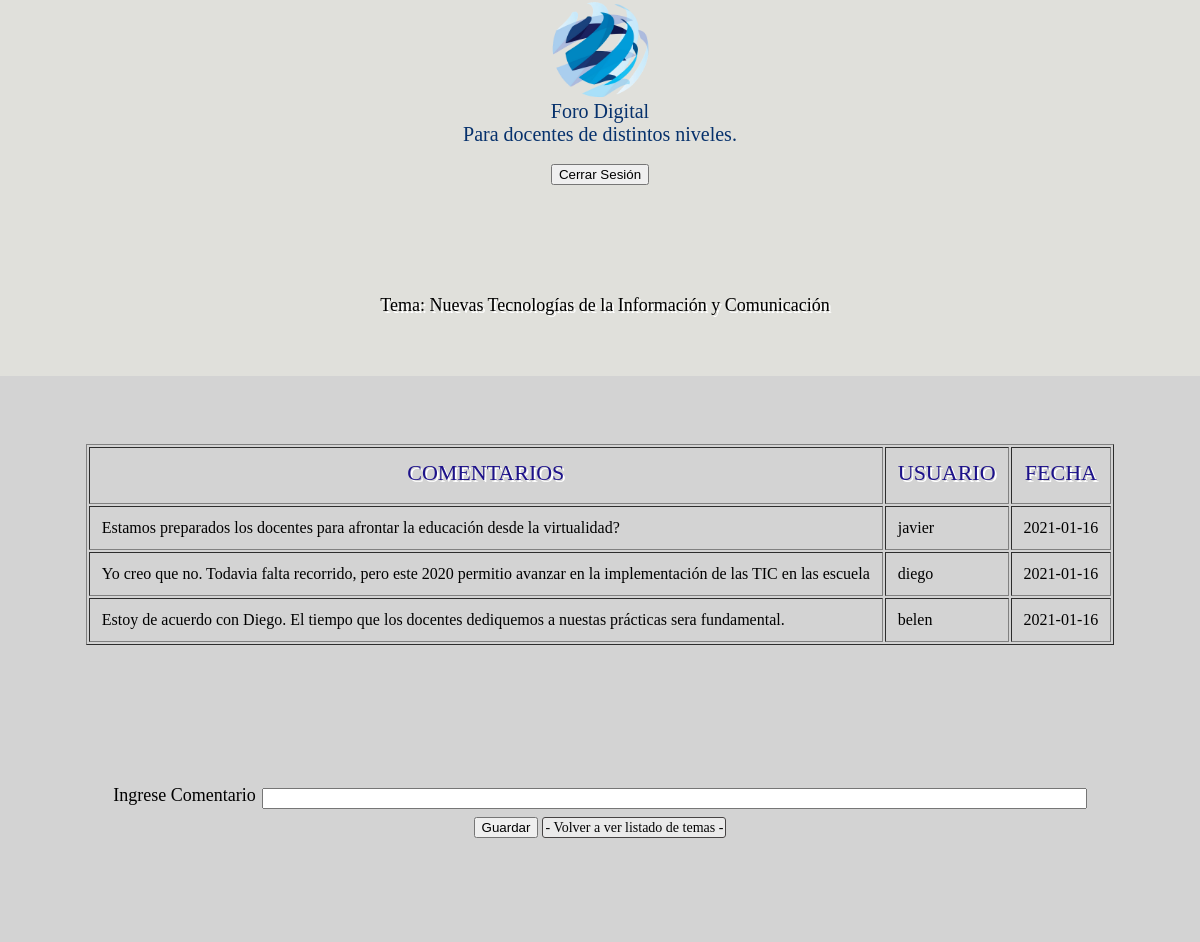
Page /viewTema.php?idTema=111 on the committed database.
### tables this page shows
CREATE TABLE `comentario` (
  `idcomentario` int(8) NOT NULL,
  `idusuario` int(8) NOT NULL,
  `comentario` varchar(120) NOT NULL,
  `fecha` date NOT NULL DEFAULT current_timestamp(),
  `idtema` int(8) NOT NULL
);

CREATE TABLE `usuario` (
  `id_usuario` int(11) NOT NULL,
  `nb_usuario` text NOT NULL,
  `ps_usuario` text NOT NULL,
  `mail` text NOT NULL
);

### capaConexion.php (called while the page is built, shortened)
<?php
class capaConexion
{
	private $servidor;
    private $user;
    private $password;
    private $objetoConexion;
    public function __construct($servidor,$user,$password)
    {
		$this->servidor=$servidor;
        $this->user=$user;
        $this->password=$password;
    }
    public function conectar()
    {
		try
        {
			$this->objetoConexion = new PDO($this->servidor,  $this->user ,  $this->password );
			$this->objetoConexion->setAttribute(PDO::ATTR_ERRMODE, PDO::ERRMODE_EXCEPTION);
        }
		catch(PDOException $ex)
        {
            echo "Problemas al conectar con la base de datos";
        }
    }
	public function desconectar()
    {
		$this->objetoConexion=null;
    }
	public function ejecutarConsulta($strComando)
    {
        try
        {
			$ejecutar=$this->objetoConexion->prepare($strComando);
			$ejecutar->execute();
			$rows = $ejecutar->fetchAll();
            return $rows;
        }
        catch(PDOException $ex)
        {
			throw $ex;
        }
    }
}
?>

### capaComentario.php (called while the page is built, shortened)
<?php
include_once("capaConexion.php");
class capaComentario
{
    public $idtema;
    public $objetoConexion;
	public function __construct($idtema,$id_usuario,$idComentario,$comentario)
    {
        $this->idtema=$idtema;
        $this->objetoConexion=new capaConexion('mysql:host=localhost;dbname=feddback5','root','');
    }
	public function consultar()
    {
        $this->objetoConexion->conectar();
        $rs=$this->objetoConexion->ejecutarConsulta("select c.*,u.nb_usuario from comentario c inner join usuario u on c.idusuario=u.id_usuario inner join tema t on t.idtema=c.idtema where t.idtema=$this->idtema order by fecha desc" );
		$this->objetoConexion->desconectar();
    }
}
?>

### capaTema.php (called while the page is built, shortened)
<?php
include_once("capaConexion.php");
class capaTema
{
    public $idtema;
    public $objetoConexion;
	public function __construct($idtema,$id_usuario,$tema)
    {
        $this->idtema=$idtema;
        $this->objetoConexion=new capaConexion('mysql:host=localhost;dbname=feddback5','root','');
    }
	public function consultarTema()
    {
        $this->objetoConexion->conectar();
        $rs=$this->objetoConexion->ejecutarConsulta("select t.*,u.nb_usuario from tema t inner join usuario u on t.idusuario=u.id_usuario where t.idtema=$this->idtema");
			$this->objetoConexion->desconectar();
	    }
}
?>

### viewTema.php (the view, shortened to what this page needs)
<?php
include_once("capaTema.php");
include_once("capaComentario.php");
try
{
    if (!empty($_GET))
    {
        $idTema= $_GET["idTema"];
        $objetoTema=new capaTema($idTema, 0,0);
        $objetoTema->consultarTema();
        $id_usuario=$_SESSION["id_usuario"];
        $objetoComentario=new capaComentario($_GET["idTema"], $id_usuario,"",0);
        $objetoComentario->consultar();
    }
}
catch(PDOException $ex)
{
    $error=$ex->getMessage() ;
}
?>
<header>
		<?php include "header.php" ?>
  	</header>
<body>
	<div class="pri">
			<h4>
			Tema:
			<?php
			echo($_SESSION["tema"]);
			?>
		</h4>
		</div>
	<div class="divisor4">
<br>
<table border= "1" align="center" cellpadding="12" >
<tr>
<td>
<h4> COMENTARIOS </h4>
</td>
<td>
<h4> USUARIO </h4>
</td>
<td>
<h4> FECHA </h4>
</td>
 </tr>
 <?php
 	if (isset($_SESSION["listadoComentario"]) && $_SESSION["listadoComentario"] != "")
 	{
 		foreach($_SESSION["listadoComentario"] as $val){
                echo "<tr><td>".$val['comentario']."</td><td>".$val['nb_usuario']."</td><td>".$val['fecha']."</td></tr>";
            }
 	}
 	else
 	{
 		echo ("Este tema no tiene comentarios");
 	}
?>
</table>
<div class="divisor4">
<form id="searchform" action="altaComentario.php" method="post">
	<br><br>
	<table align="center" cellpadding="2">
 			<tr>
 				<td> <p> Ingrese Comentario </p> </td>
 				<td> <input type="text" id="comentario" name="comentario" size="100" maxlength="300"/>  </td>
 			</tr>
			<tr>
				<td colspan="2" align="center"> <input type="submit" id="insertarComentario" name="insertarComentario" value="Guardar" onclick="return valForm();" />
					<a href="listadoDeTemas.php" class="button"> - Volver a ver listado de temas - </a>
				  </td>
			</tr>
 		</table>
</form>
</div>
</div>
</body>
</html>

### contacto/css/style.css (style rules this page uses)
html, body, div, span, object, h1, h2, h3, h4, h5, p, a, address, del, dfn, em, img, ins, kbd, q, s, var, b, u, i, center, ol, ul, li, form, label, legend, article, aside, footer, header, menu, nav, output, section { margin: 0; padding: 0; border: 0; font-size: 100%; font: inherit; vertical-align: baseline; }
body { max-height: auto; max-width: 100%; background-color: #E0E0DB; }
header { text-align: center; width: 100%; height: auto; background-size: cover; background-attachment: fixed; position: relative; overflow: hidden; margin: 0 auto; }
.pri { margin: 0 auto; display: flex; justify-content: center; margin-right:auto; margin-left:auto; margin-top: 100px; float:top; max-width: 45%; }
.pri h4 { font-family: Century Gothic; font-size: 18px; text-align: justify; margin-bottom: 0px; color:#000; padding: 10px; padding-left: 20px; margin-left:0 auto; margin-right:0 auto; }
.divisor4 { background-color: #D3D3D3; margin:0 auto; margin-top: 50px; width: 100%; height: auto; padding: 50px; float:left; text-align:center; box-sizing: border-box; }
h4 { font-family: Adobe Gothic Std B; margin-bottom: 5px; font-size:22px; text-align:center; color: #1D128A; text-shadow: 2px 2px #fff; }
p { font-family: "Times New Roman", Times, serif; margin-bottom: 5px; font-size:18px; text-align:justify; }
a { font-family: "Times New Roman", Times, serif; margin-bottom: 5px; font-size:18px; text-align:justify; }

### header.php (style rules this page uses)
a.button { font-size:14px; color:#030303; background:#eaeaea; text-decoration:none; padding: 2px; border-radius: 3px; border: 1px solid #464343; }

### rows in the picture
comentario: comentario "Estamos preparados los docentes para afrontar la educación desde la virtualidad?", idusuario.nb_usuario "javier", fecha "2021-01-16"
comentario: comentario "Yo creo que no. Todavia falta recorrido, pero este 2020 permitio avanzar en la implementación de las TIC en las escuela", idusuario.nb_usuario "diego", fecha "2021-01-16"
comentario: comentario "Estoy de acuerdo con Diego. El tiempo que los docentes dediquemos a nuestas prácticas sera fundamental.", idusuario.nb_usuario "belen", fecha "2021-01-16"

### other values in the picture
$_SESSION["tema"] "Nuevas Tecnologías de la Información y Comunicación"
